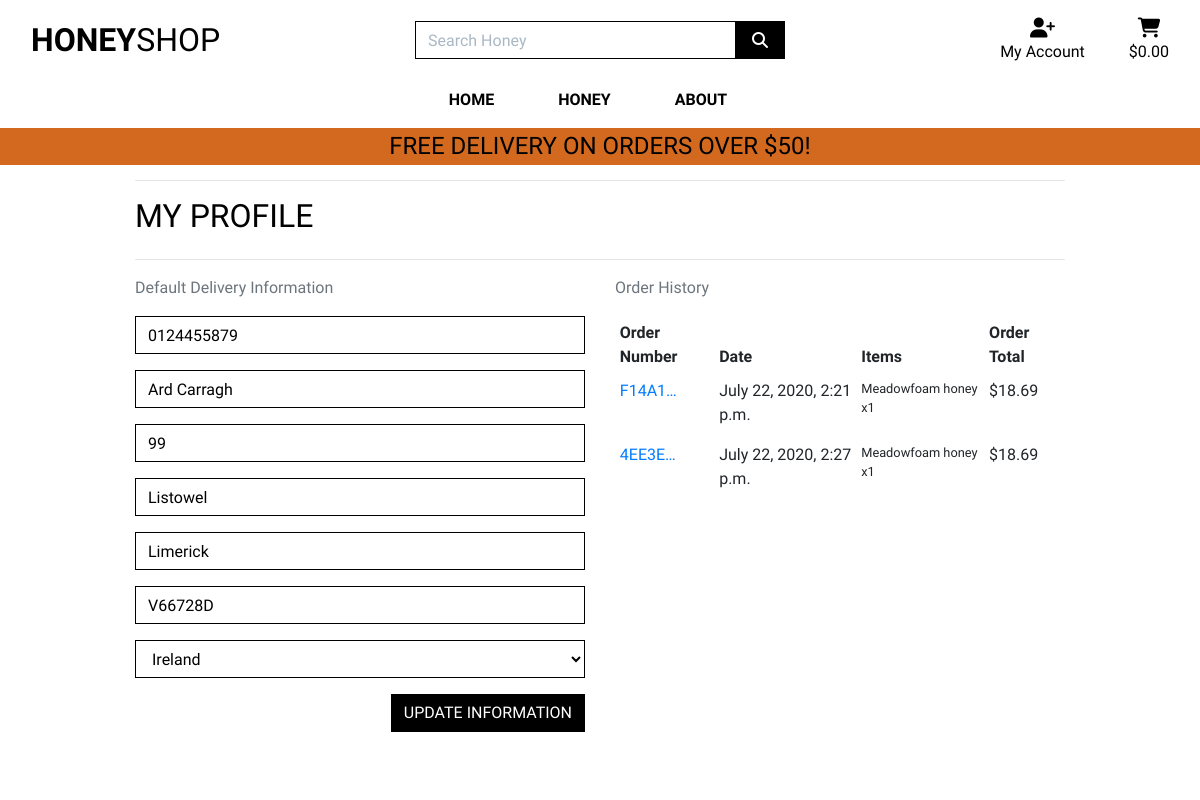
/profile/ (signed in), run on the app's committed database.
### profiles/models.py (models this page shows, shortened)
class UserProfile(models.Model):
    user = models.OneToOneField(User, on_delete=models.CASCADE)
    default_phone_number = models.CharField(max_length=20, null=True, blank=True)
    default_street_address1 = models.CharField(max_length=80, null=True, blank=True)
    default_street_address2 = models.CharField(max_length=80, null=True, blank=True)
    default_town_or_city = models.CharField(max_length=40, null=True, blank=True)
    default_county = models.CharField(max_length=80, null=True, blank=True)
    default_postcode = models.CharField(max_length=20, null=True, blank=True)
    default_country = CountryField(blank_label='Country', null=True, blank=True)

### checkout/models.py (models this page shows, shortened)
class Order(models.Model):
    order_number = models.CharField(max_length=32, null=False, editable=False)
    user_profile = models.ForeignKey(UserProfile, on_delete=models.SET_NULL,
                                     null=True, blank=True, related_name='orders')
    full_name = models.CharField(max_length=50, null=False, blank=False)
    email = models.EmailField(max_length=254, null=False, blank=False)
    phone_number = models.CharField (max_length=20, null=False, blank=False)
    country = CountryField(blank_label='Country *', null=False, blank=False)
    postcode = models.CharField(max_length=20, null=True, blank=True)
    town_or_city = models.CharField(max_length=40, null=False, blank=False)
    street_address1 = models.CharField(max_length=80, null=False, blank=False)
    street_address2 = models.CharField(max_length=80, null=True, blank=True)
    county = models.CharField(max_length=80, null=True, blank=True)
    date = models.DateTimeField(auto_now_add=True)
    delivery_cost = models.DecimalField(max_digits=6, decimal_places=2, null=False, default=0)
    order_total = models.DecimalField(max_digits=10, decimal_places=2, null=False, default=0)
    grand_total = models.DecimalField(max_digits=10, decimal_places=2, null=False, default=0)
    original_bag = models.TextField(null=False, blank=False, default='')
    stripe_pid = models.CharField(max_length=254, null=False, blank=False, default='')

class OrderLineItem(models.Model):
    order = models.ForeignKey(Order, null=False, blank=False, on_delete=models.CASCADE, related_name='lineitems')
    product = models.ForeignKey(Product, null=False, blank=False, on_delete=models.CASCADE)
    quantity = models.IntegerField(null=False, blank=False, default=0)
    lineitem_total = models.DecimalField(max_digits=6, decimal_places=2, null=False, blank=False, editable=False)

### products/models.py (models this page shows, shortened)
class Product(models.Model):
    category = models.ForeignKey('Category', null=True, blank=True, on_delete=models.SET_NULL)
    sku = models.CharField(max_length=254, null=True, blank=True)
    name = models.CharField(max_length=254)
    description = models.TextField()
    price = models.DecimalField(max_digits=6, decimal_places=2)
    rating = models.DecimalField(max_digits=6, decimal_places=2, null=True, blank=True)
    image_url = models.URLField(max_length=1024, null=True, blank=True)
    image = models.ImageField(null=True, blank=True)

### profiles/views.py (the view)
# urls.py: path('profile/', include('profiles.urls')),
@login_required
def profile(request):
    profile = get_object_or_404(UserProfile, user=request.user)
    if request.method == 'POST':
        form = UserProfileForm(request.POST, instance=profile)
        if form.is_valid():
            form.save()
            messages.success(request, 'Profile was updated with success!')
        else:
            messages.error(request, 'Update failed. Please make sure that the form is valid.')
    else:
        form = UserProfileForm(instance=profile)
    orders = profile.orders.all()
    template = 'profiles/profile.html'
    context = {
        'form': form,
        'orders': orders,
        'on_profile_page': True
    }
    return render(request, template, context)

### profiles/forms.py
class UserProfileForm(forms.ModelForm):
    class Meta:
        model = UserProfile
        exclude = ('user',)
    def __init__(self, *args, **kwargs):
        super().__init__(*args, **kwargs)
        placeholders = {
            'default_phone_number': 'Phone Number',
            'default_postcode': 'Postal Code',
            'default_town_or_city': 'Town or City',
            'default_street_address1': 'Street Address 1',
            'default_street_address2': 'Street Address 2',
            'default_county': 'County, State or Locality',
        }
        self.fields['default_phone_number'].widget.attrs['autofocus'] = True
        for field in self.fields:
            if field != 'default_country':
                if self.fields[field].required:
                    placeholder = f'{placeholders[field]} *'
                else:
                    placeholder = placeholders[field]
                self.fields[field].widget.attrs['placeholder'] = placeholder
            self.fields[field].widget.attrs['class'] = 'border-black rounded-0 profile-form-input'
            self.fields[field].label = False

### bag/contexts.py (called while the page is built, shortened)
def bag_contents(request):
    bag_items = []
    total = 0
    product_count = 0
    bag = request.session.get('bag', {})
    if total < settings.FREE_DELIVERY_THRESHOLD:
        delivery = total * Decimal(settings.STANDARD_DELIVERY_PERCENTAGE / 100)
        free_delivery_delta = settings.FREE_DELIVERY_THRESHOLD - total
    else:
        delivery = 0
        free_delivery_delta = 0
    grand_total = delivery + total
    context = {
        'bag_items': bag_items,
        'total': total,
        'product_count': product_count,
        'delivery': delivery,
        'free_delivery_delta': free_delivery_delta,
        'free_delivery_threshold': settings.FREE_DELIVERY_THRESHOLD,
        'grand_total': grand_total,
    }
    return context

### profiles/templates/profiles/profile.html (shortened to what this page needs)
{% extends "base.html" %}
{% load static %}
{% block extra_css %}
    <link rel="stylesheet" href="{% static 'profiles/css/profile.css' %}">
{% endblock %}
{% block page_header %}
    <div class="container header-container">
    </div>
{% endblock %}
{% block content %}
    <div class="overlay"></div>
    <div class="container">
        <div class="row">
            <div class="col">
                <hr>
                <h2 class="logo-font mb-4">My Profile</h2>
                <hr>
            </div>
        </div>
        <div class="row">
            <div class="col-12 col-lg-6">
                <p class="text-muted">Default Delivery Information</p>
                <form class="mt-3" action="{% url 'profile' %}" method="POST" id="profile-update-form">
                    {{ form|crispy }}
                    <button class="btn btn-black rounded-0 text-uppercase float-right">Update Information</button>
                </form>
            </div>
            <div class="col-12 col-lg-6">
                <p class="text-muted">Order History</p>
                <div class="order-history table-responsive">
                    <table class="table table-sm table-borderless">
                        <thead>
                            <tr>
                                <th>Order Number</th>
                                <th>Date</th>
                                <th>Items</th>
                                <th>Order Total</th>
                            </tr>
                        </thead>
                        <tbody>
                            {% for order in orders %}
                                <tr>
                                    <td>
                                        <a href="{% url 'order_history' order.order_number %}"
                                        title="{{ order.order_number }}">
                                            {{ order.order_number|truncatechars:6 }}
                                        </a>
                                    </td>
                                    <td>{{ order.date }}</td>
                                    <td>
                                        <ul class="list-unstyled">
                                            {% for item in order.lineitems.all %}
                                                <li class="small">
                                                    {{ item.product.name }} x{{ item.quantity }}
                                                </li>
                                            {% endfor %}
                                        </ul>
                                    </td>
                                    <td>${{ order.grand_total }}</td>
                                </tr>
                            {% endfor %}
                        </tbody>
                    </table>
                </div>
            </div>
        </div>
    </div>
{% endblock %}

### static/css/base.css (style rules this page uses)
html { height: 100%; }
body { background: url('/media/honeybkg.jpg') no-repeat center center fixed; background-size: cover; height:calc(100vh - 164px); color:chocolate; font-family: Sriracha, cursive; }
.border-black { border: 1px solid black !important; }
.logo-font { text-transform: uppercase; color:black !important; }
.btn-black { background: black; color: white; }
.overlay { height: 100%; width: 100%; top: 0; left: 0; position: fixed; background: white; z-index: -1; }
@media (min-width: 1200px) { .container { max-width: 80%; } }
@media (min-width:992px) { .header-container { padding-top: 164px; } }

### profiles/static/profiles/css/profile.css (style rules this page uses)
.order-history { max-height: 416px; overflow-y: auto; }
#profile-update-form .form-control { color: #000; }
#profile-update-form input::placeholder { color: #aab7c4; }
#id_default_country, #id_default_country option:not(:first-child) { color: #000; }

### data on the page
UserProfile: default_phone_number "0124455879", default_street_address1 "Ard Carragh", default_street_address2 "99", default_town_or_city "Listowel", default_county "Limerick", default_postcode "V66728D", default_country "Ireland"
Order: order_number "F14A1…", date "July 22, 2020, 2:21 p.m.", grand_total "18.69"
OrderLineItem: product.name "Meadowfoam honey", quantity "1"
Order: order_number "4EE3E…", date "July 22, 2020, 2:27 p.m.", grand_total "18.69"
OrderLineItem: product.name "Meadowfoam honey", quantity "1"

### other printed values
{{ free_delivery_threshold }} "50"
